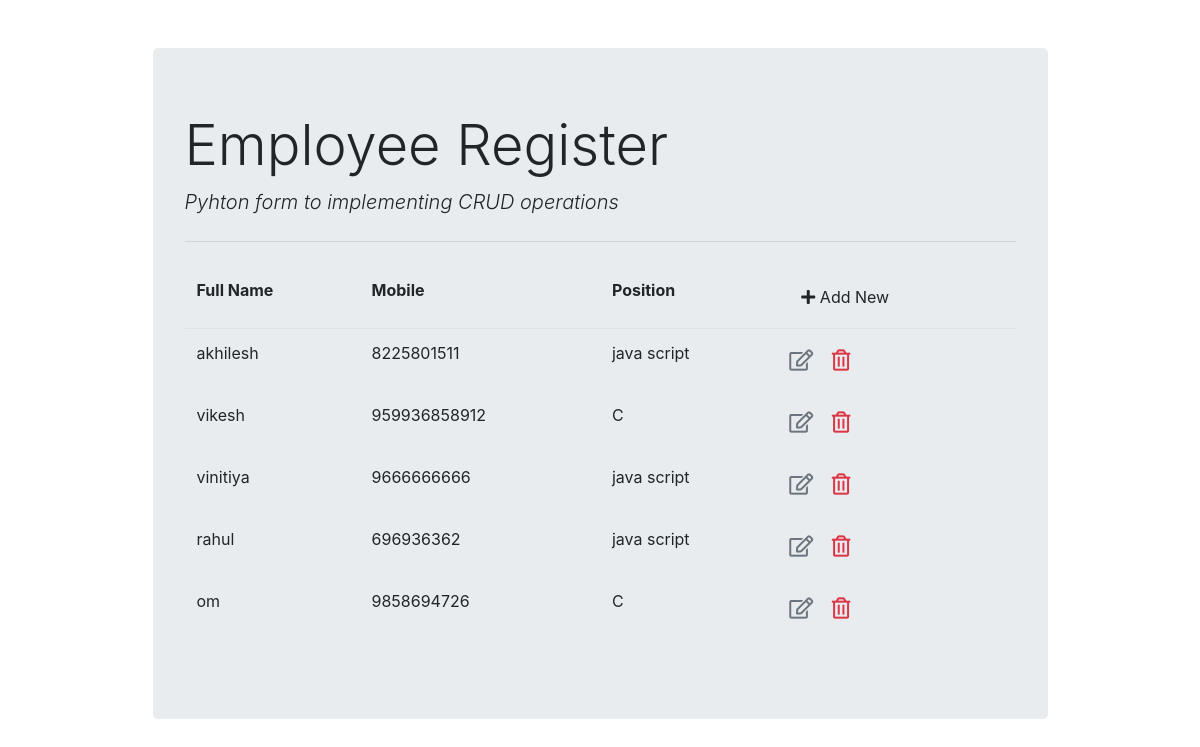
Screenshot of /employee/list/ with the database file from the repository.
### employee_register/models.py (models this page shows)
class Employee(models.Model):
    fullname = models.CharField(max_length=100)
    emp_code = models.CharField(max_length=10)
    mobile = models.CharField(max_length=10)
    position = models.ForeignKey(Position, on_delete=models.CASCADE)

class Position(models.Model):
    title = models.CharField(max_length=20)
    def __str__(self):
        return self.title

### employee_register/views.py (the view)
# urls.py: path('list/', views.employee_list, name='employee_list'),   # get req. to retrieve and display all records
def employee_list(request):
    context = {'employee_list': Employee.objects.all()}
    return render(request, 'employee_register/employee_list.html', context)

### templates/employee_register/employee_list.html (shortened to what this page needs)
{% extends 'base.html' %}
{% block content %}
<table class="table table-borderless">
  <thead class="border-bottom font-weight-bold">
   <tr>
      <td>Full Name</td>
      <td>Mobile</td>
      <td>Position</td>
      <td>
       <a href="{% url 'employee_insert' %}" class="btn btn-online-success">
         <i class="fas fa-plus "></i> Add New
       </a>
      </td>
   </tr>
  </thead>
  <tbody>
     {% for employee in employee_list %}
        <tr>
           <td>{{employee.fullname}}</td>
           <td>{{employee.mobile}}</td>
           <td>{{employee.position}}</td>
           <td>
            <a href="{% url 'employee_update' employee.id %}" class="btn text-secondary px-0">
             <i class="far fa-edit fa-lg"></i>
            </a>
            <form action="{% url 'employee_delete' employee.id %}" method="post" class="d-inline">
              <button class="btn" type="submit">
               <i class="far fa-trash-alt fa-lg text-danger float-right"></i>
              </button>
            </form>
           </td>
        </tr>
     {% endfor %}
  </tbody>
</table>
 {% endblock content %}

### templates/base.html (shortened to what this page needs)
<!DOCTYPE html>
<html lang="en">
<head>
    <link rel="stylesheet" href="https://stackpath.bootstrapcdn.com/bootstrap/4.4.1/css/bootstrap.min.css"
>
    <link rel="stylesheet" href="https://cdnjs.cloudflare.com/ajax/libs/font-awesome/5.11.2/css/all.min.css">
</head>
<body>
<div class="container">
    <div class="col-md-10 offset-md-1 mt-5">
        <div class="jumbotron">
          <h1 class="display-4">Employee Register</h1>
          <p class="lead font-italic">Pyhton form to implementing CRUD operations</p>
          <hr class="my-4">
            {% block content %}
            {% endblock content %}
        </div>
    </div>
</div>
</body>
</html>

### rows the page displays
Employee: fullname "akhilesh", mobile "8225801511", position "java script"
Employee: fullname "vikesh", mobile "959936858912", position "C"
Employee: fullname "vinitiya", mobile "9666666666", position "java script"
Employee: fullname "rahul", mobile "696936362", position "java script"
Employee: fullname "om", mobile "9858694726", position "C"
